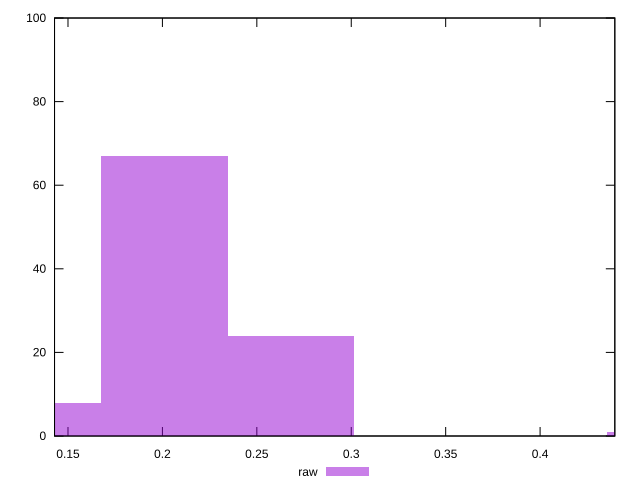

Source code (gnuplot):
reset

$raw <<EOF
0.26807344291224944 24
0.46912852509643654 1
0.20105508218418708 67
0.13403672145612472 8
EOF

set key outside below
set boxwidth 0.06701836072806236
set xrange [0.1428741794639408:0.4395716526744789]
set yrange [0:100]
set trange [0:100]
set style fill transparent solid 0.5 noborder
set terminal svg size 640, 490 enhanced background rgb 'white'
set output "report/report_00029_2021-02-24T13-36-40.390Z/meta/pScore/samples/astro/raw/histogram.svg"

plot $raw title "raw" with boxes

reset
